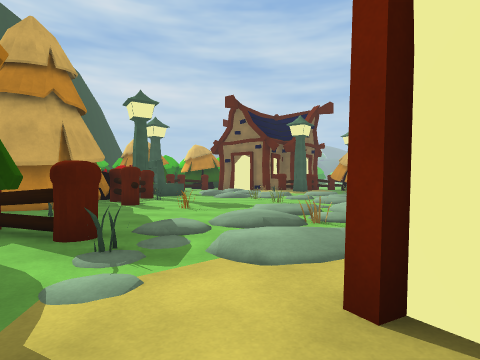
View 1 (above)

21 first-person views from a walk through a Unity game level. The camera is 1.2 m above the floor, looks level and sees 80° across. The floor is counted in squares, 2 m on a side. Each view is taken from the middle of a square. On the plan, view 1 faces up. The plan holds only what a view shows up to about 9 squares ahead; the rest is blank. The place goes on beyond the plan. Some animated figures are not drawn. Door leaves are left out, so doorways stand open.

View 2
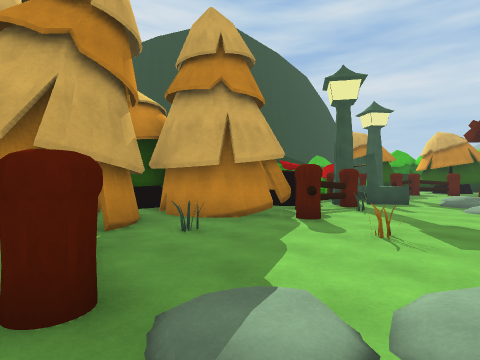

View 3
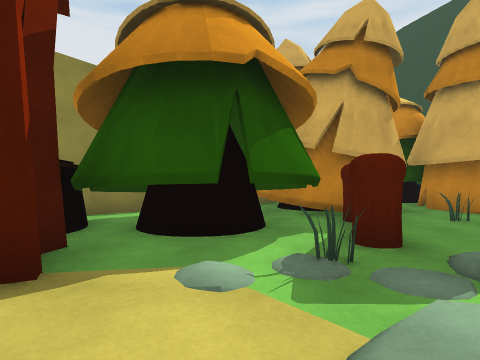

View 4
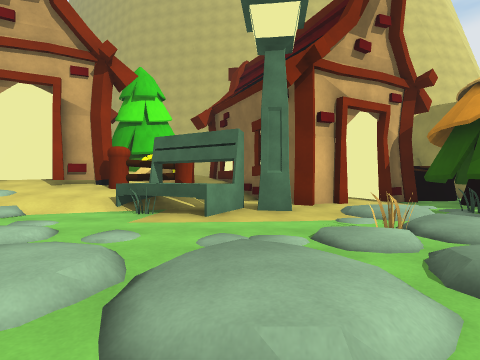

View 5
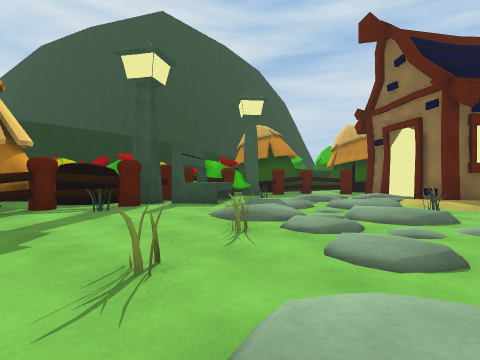

View 6
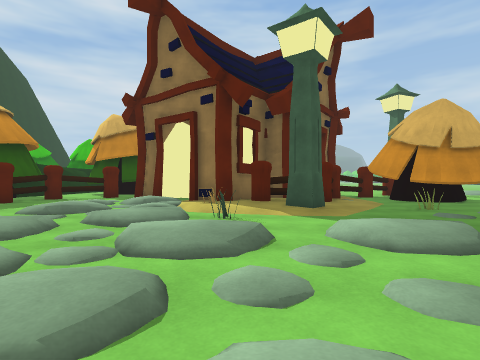

View 7
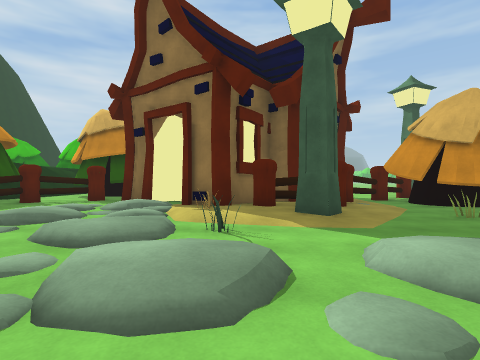

View 8
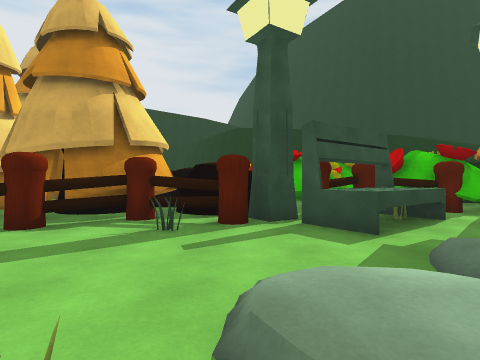

View 9
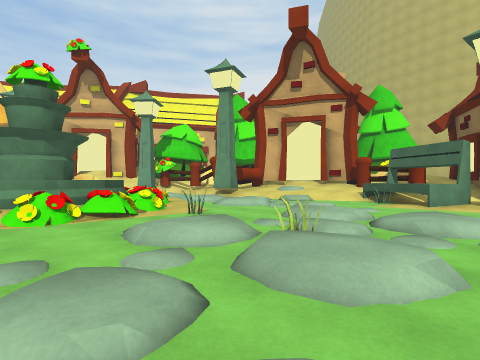

View 10
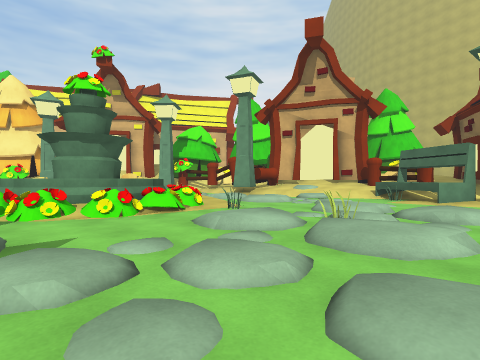

View 11
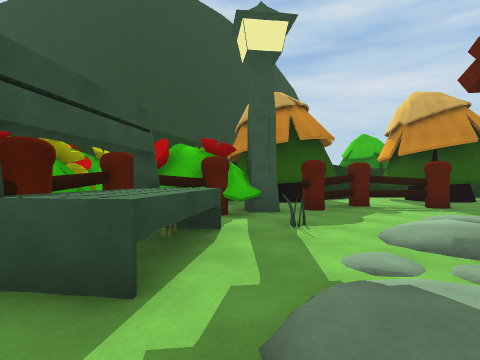

View 12
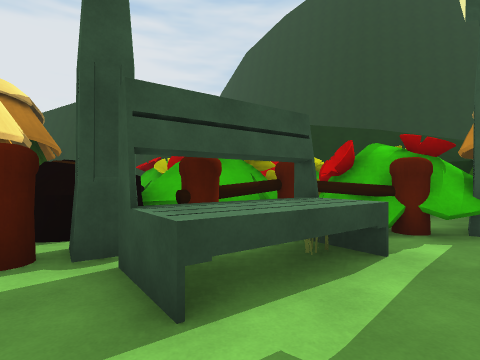

View 13
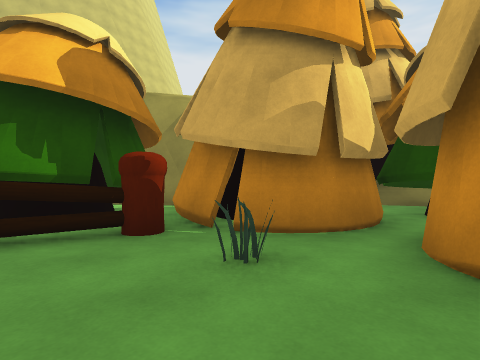

View 14
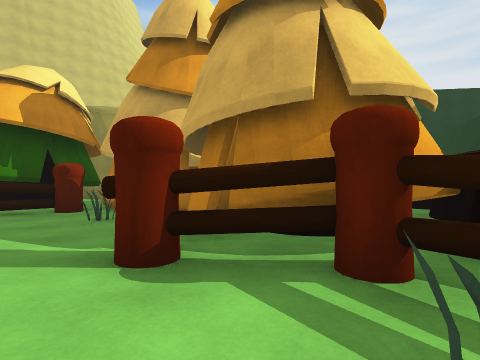

View 15
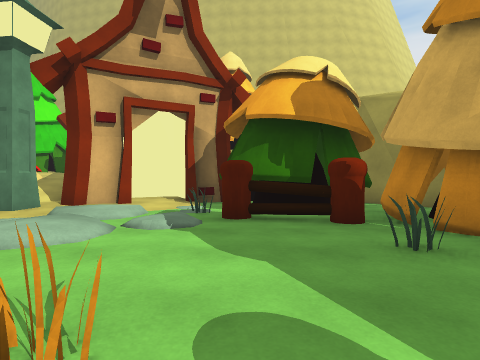

View 16
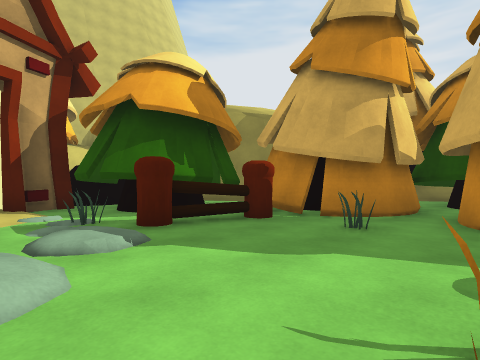

View 17
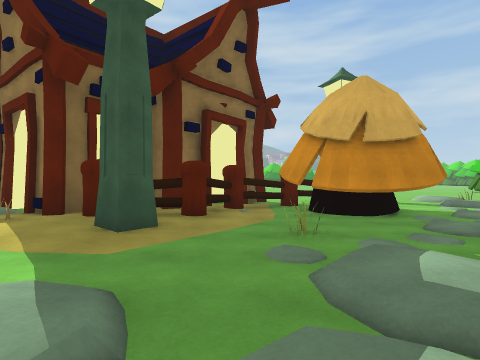

View 18
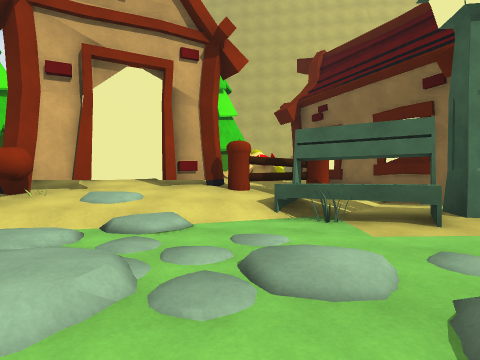

View 19
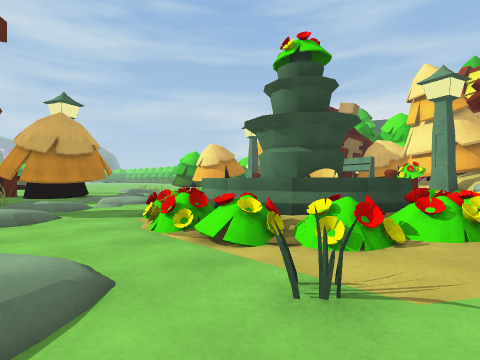

View 20
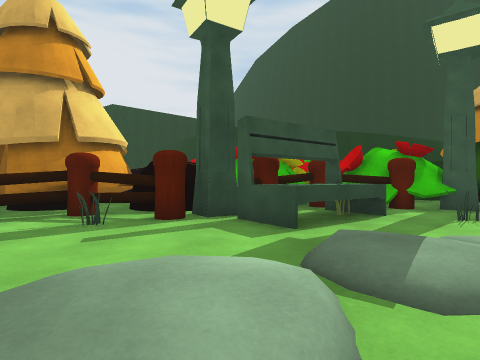

View 21
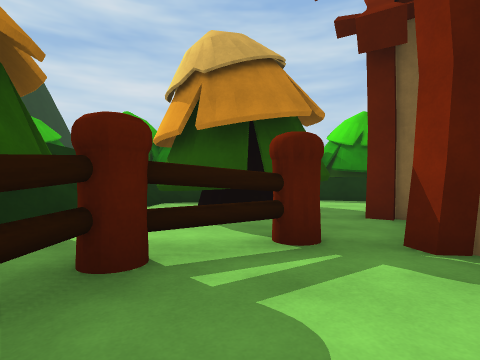

### Floor plan
Key: @ floor where view 1 was taken; # wall or solid block; . main floor; : floor 0.25 m higher than the main floor; + floor 0.5 m higher than the main floor; * floor 0.75 m higher than the main floor; % floor 1 m higher than the main floor; / step, stairs or slope; D open door; = window, fence, low wall or low ledge; ^ raised ledge; v drop or lower ground; O other object.
Columns run from 10 left of view 1 to 8 right of it. Each row starts with its distance up from view 1.
 26          ##O
 25           =#
 24
 23       O OO
 22     # OOO##
 21     # OOO##   ## OO
 20     OO.OO##   # O.
 19   OOOOO..#D# ##OOO
 18   OOOOO..:D###O:OOO
 17      ^..:.::OOO..OO
 16     ##..:::O:##.O.:
 15 =####O.O..::O:....:
 14 ####OOO..:::....:::
 13   ###OOO.:.++.+::..
 12     #O#O.::...:::.O
 11  vv OO#...:::....OO
 10 ^OOOOOOO...O..:..OO
  9 OOOOOOO....O.+.+.O
  8 OOOOOOOO......O.O/O
  7  OO OOO..O.:.:..../
  6  OOO.......:./::.:.
  5 OOOOOOO...:O:...::.
  4 OO  OOOO.:......:.:
  3    OOOOOOO::#OOO./+
  2    ##OOOO..:#OOO***
  1     #OOOO#D##:OOO%D
  0     ##OO##@###*%###
 -1      ##OO### #%OO
 -2         O    # O

Where each view was taken, in squares from view 1:
view 1: 0 up, 0 right, facing up
view 2: 3 up, 0 right, facing up-left
view 3: 2 up, 1 right, facing left
view 4: 8 up, 3 right, facing down
view 5: 8 up, 3 right, facing up-left
view 6: 10 up, 2 right, facing up
view 7: 11 up, 2 right, facing up
view 8: 11 up, 1 right, facing left
view 9: 11 up, 2 right, facing down-right
view 10: 12 up, 2 right, facing down-right
view 11: 12 up, 1 left, facing up-left
view 12: 13 up, 1 left, facing left
view 13: 7 up, 2 left, facing down-left
view 14: 10 up, 2 left, facing down-left
view 15: 8 up, 2 left, facing down
view 16: 7 up, 0 right, facing down-left
view 17: 12 up, 5 right, facing up
view 18: 7 up, 6 right, facing down
view 19: 7 up, 5 right, facing up-right
view 20: 12 up, 1 right, facing left
view 21: 17 up, 3 left, facing up
